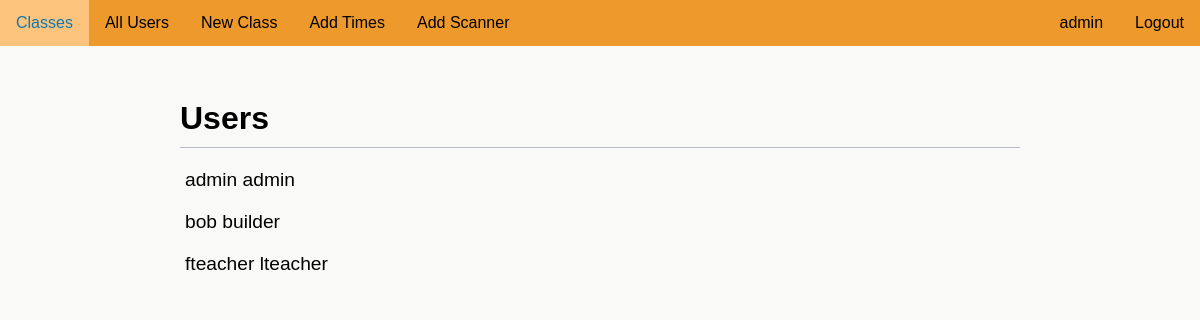
Before: /all_users (signed in) with the older database file.
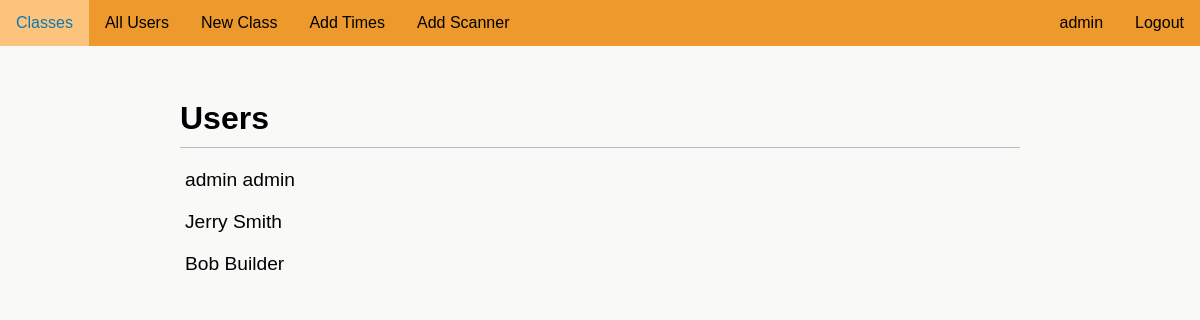
After: the same page with the newer database file.
### attendanceproject/models.py (models this page shows)
class User(UserMixin, db.Model):
    __tablename__ = "user"
    id = db.Column(db.Integer, unique=True, nullable=False, primary_key=True)
    fname = db.Column(db.Text(20), nullable=False)
    lname = db.Column(db.Text(20), nullable=False)
    user_code = db.Column(db.Text(8), nullable=False, unique=True)
    email = db.Column(db.Text(50), nullable=False, unique=True)
    password = db.Column(db.Text(90), nullable=False)
    auth = db.Column(db.Text(10), nullable=True)
    tags = db.relationship('Tag', backref='user_tag')
    subjects = db.relationship('UserSubject', back_populates='user')
    attnd_times = db.relationship('AttendanceTime', backref='subject_attnd_times')

### attendanceproject/routes.py (the view)
@app.route('/all_users', methods=['GET'])
@login_required
def all_users():
    if current_user.auth == 'admin':
        users = User.query.all()
        return render_template('allusers.html', users=users)

### attendanceproject/models.py (called while the page is built)
@login_manager.user_loader
def load_user(user_id):
    return User.query.get(int(user_id))

### attendanceproject/templates/allusers.html
{% extends "layout.html" %}
{% block content %}
    <div class='main-header'>
        <h1>Users</h1>
    </div>
    {% if users %}
        <div class='main-lists'>
            <ul>
                {% for user in users %}
                    <a href="{{ url_for('account', user_code=user.user_code) }}"><li>{{ user.fname }} {{ user.lname }}</li></a>
                {% endfor %}
            </ul>
        </div>
    {% else %}
        <p>No users</p>
    {% endif %}
{% endblock %}

Changed rows visible on the page:
changed User: fname "bob" → "Jerry"; lname "builder" → "Smith"
changed User: fname "fteacher" → "Bob"; lname "lteacher" → "Builder"
